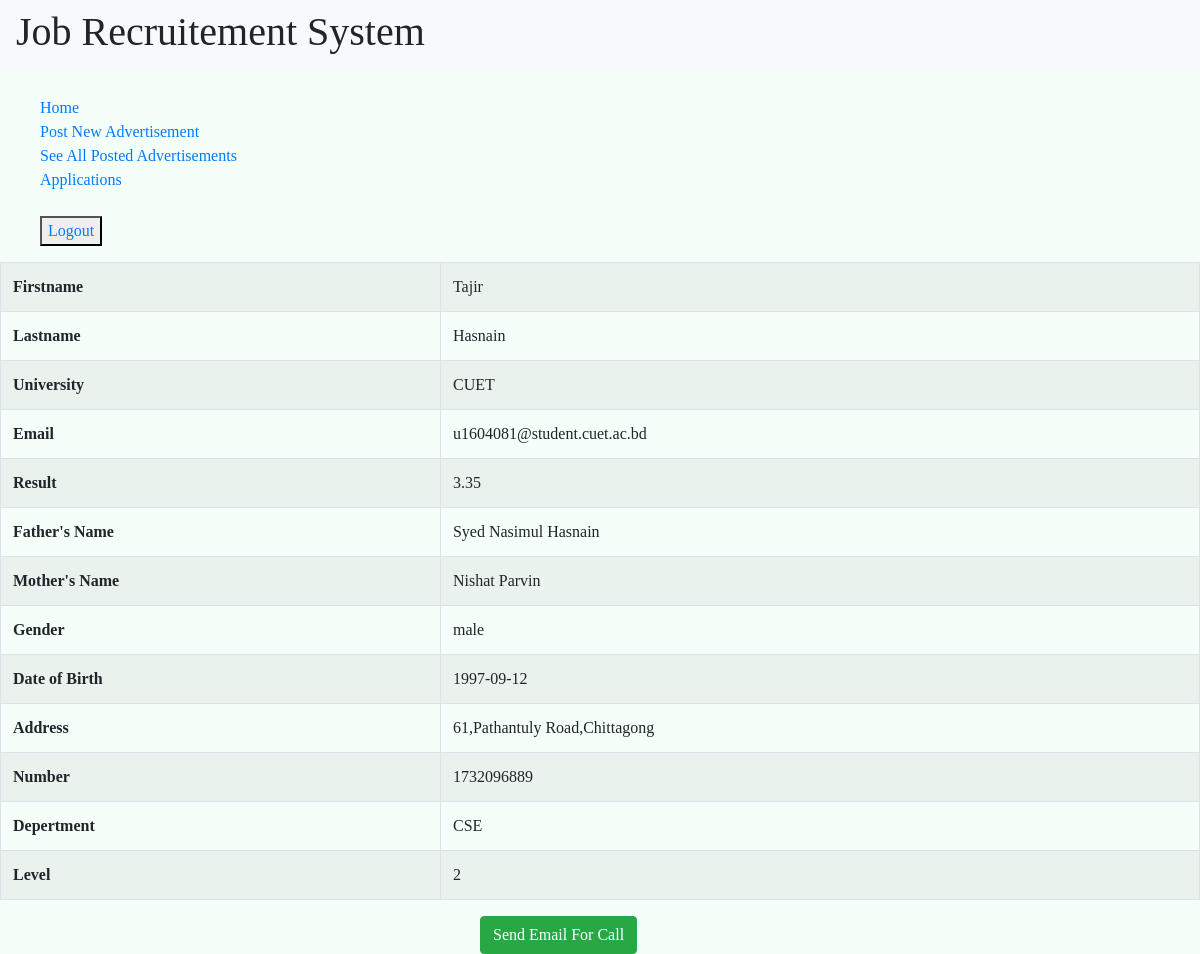
The app's page /public/company/recruitdetails.php?sid=6 with its own data.
### tables this page shows
CREATE TABLE `student` (
  `firstname` varchar(30) NOT NULL,
  `lastname` varchar(30) NOT NULL,
  `roll` int(11) NOT NULL,
  `sid` int(11) NOT NULL,
  `university` varchar(50) NOT NULL,
  `email` varchar(30) NOT NULL,
  `result` float NOT NULL,
  `username` varchar(15) NOT NULL,
  `password` varchar(15) NOT NULL,
  `fathername` text NOT NULL,
  `mothername` text NOT NULL,
  `gender` text NOT NULL,
  `dob` date NOT NULL,
  `address` text NOT NULL,
  `number` int(12) NOT NULL,
  `depertment` text NOT NULL,
  `level` int(11) NOT NULL,
  `c` int(1) NOT NULL DEFAULT '0',
  `java` int(1) NOT NULL DEFAULT '0',
  `python` int(1) NOT NULL DEFAULT '0',
  `golang` int(1) NOT NULL DEFAULT '0',
  `php` int(1) NOT NULL DEFAULT '0',
  `android` int(1) NOT NULL DEFAULT '0',
  `webdev` int(1) NOT NULL DEFAULT '0',
  `servermanagement` int(1) NOT NULL DEFAULT '0',
  `ai` int(1) NOT NULL DEFAULT '0',
  `sysadmin` int(1) NOT NULL DEFAULT '0'
);

### includes/stdinfo.php (the view, shortened to what this page needs)
<?php
$connection=connectDb();
$sid=$_SESSION['sid'];
$query="select * from student where sid='$sid'";
$result=mysqli_query($connection, $query);
$row=mysqli_fetch_assoc($result);
?>
<table class="table table-striped table-bordered">
      <tr>
            <th>Firstname</th> <td><?php echo $row['firstname']?></td>
      </tr>
      <tr>
            <th>Lastname</th> <td><?php echo $row['lastname']?></td>
      </tr>
      <tr>
            <th>University</th> <td><?php echo $row['university']?></td>
      </tr>
      <tr>
            <th>Email</th> <td><?php echo $row['email']?></td>
      </tr>
      <tr>
            <th>Result</th> <td><?php echo $row['result']?></td>
      </tr>
      <tr>
            <th>Father's Name</th> <td><?php echo $row['fathername']?></td>
      </tr>
      <tr>
            <th>Mother's Name</th> <td><?php echo $row['mothername']?></td>
      </tr>
      <tr>
            <th>Gender</th> <td><?php echo $row['gender']?></td>
      </tr>
      <tr>
            <th>Date of Birth</th> <td><?php echo $row['dob']?></td>
      </tr>
      <tr>
            <th>Address</th> <td><?php echo $row['address']?></td>
      </tr>
      <tr>
            <th>Number</th> <td><?php echo $row['number']?></td>
      </tr>
      <tr>
            <th>Depertment</th> <td><?php echo $row['depertment']?></td>
      </tr>
      <tr>
            <th>Level</th> <td><?php echo $row['level']?></td>
      </tr>
</table>

### public/stylesheet.css (style rules this page uses)
body { background-color: #F5FFFA; font-family: "verdana"; }

### records on screen
student: firstname "Tajir", lastname "Hasnain", university "CUET", email "u1604081@student.cuet.ac.bd", result "3.35", fathername "Syed Nasimul Hasnain", mothername "Nishat Parvin", gender "male", dob "1997-09-12", address "61,Pathantuly Road,Chittagong", number "1732096889", depertment "CSE", level "2"
